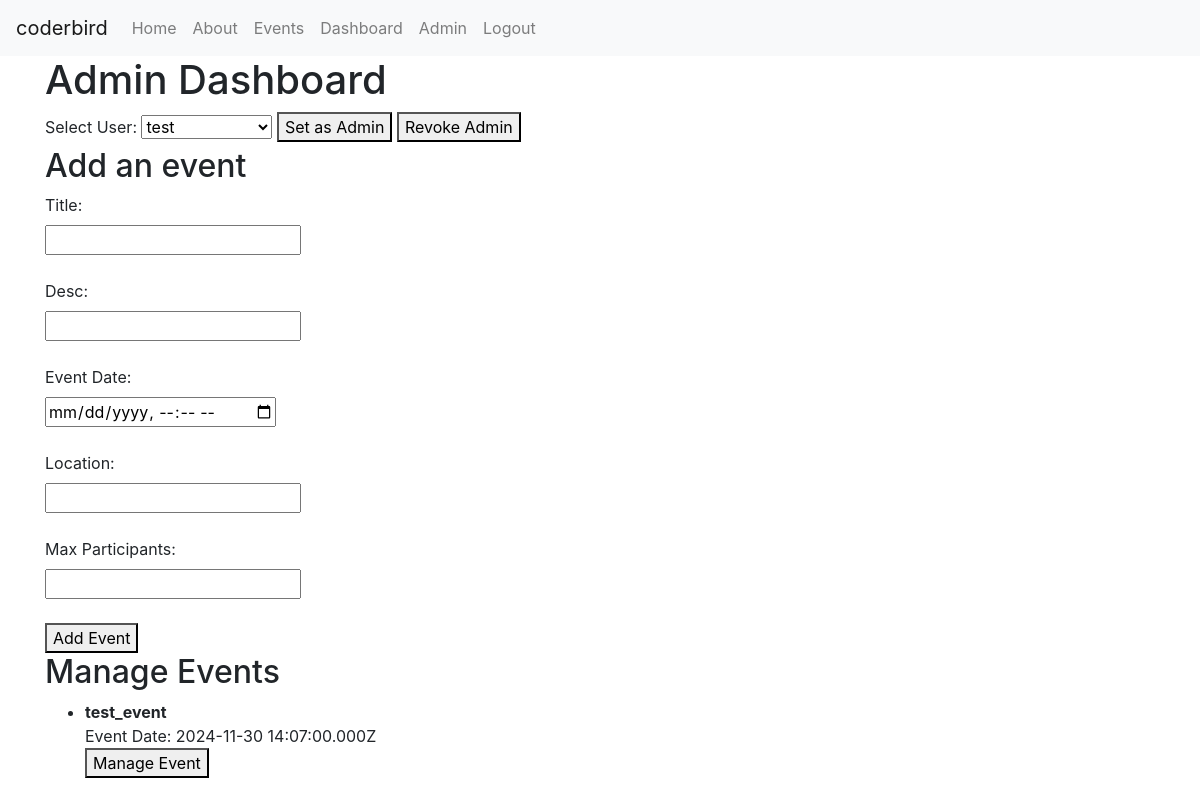
The page /admin (signed in) on the database as committed earlier.
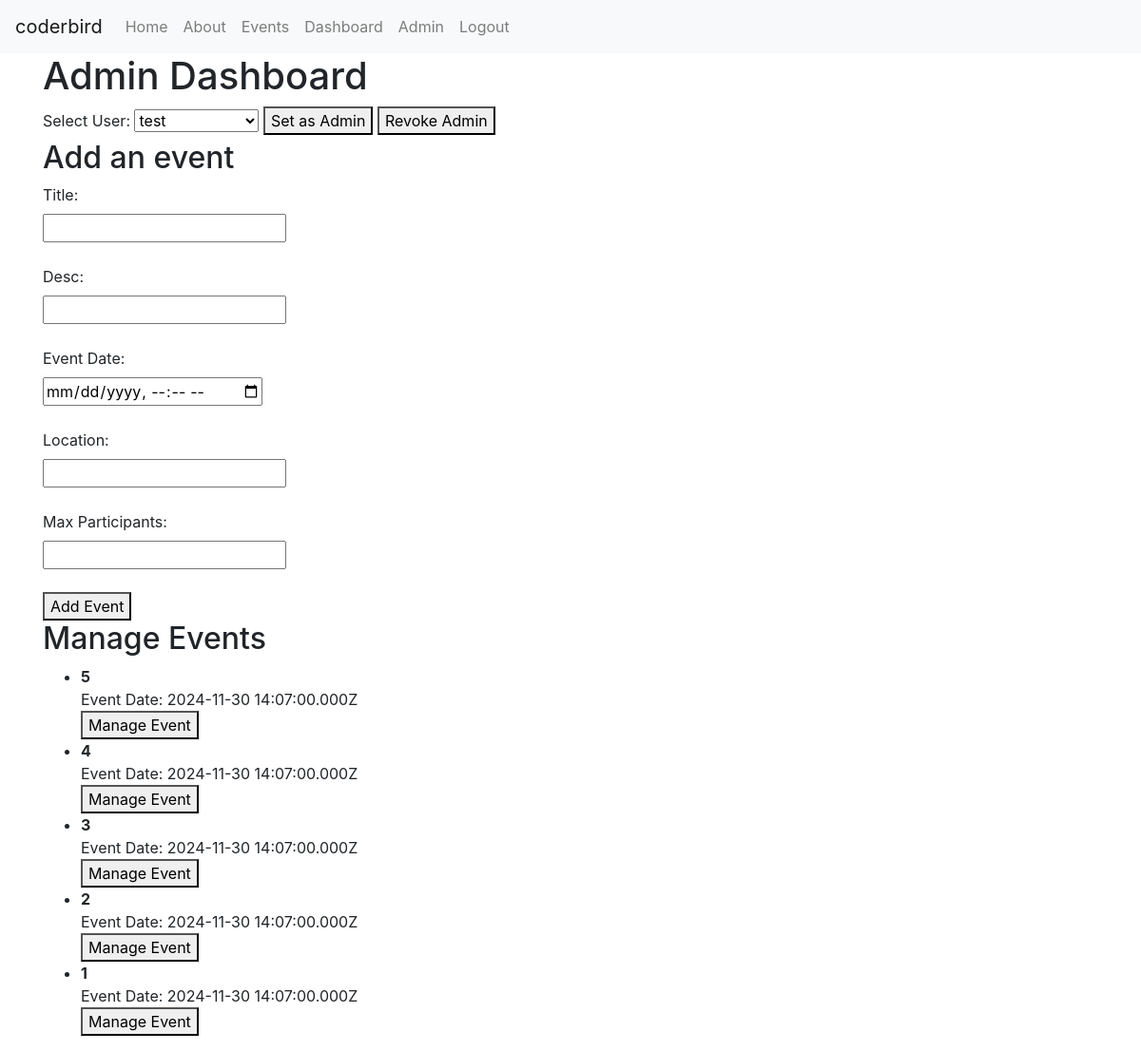
The same page on the database as committed later.
### tables this page shows
CREATE TABLE `events` (`created` TEXT DEFAULT (strftime('%Y-%m-%d %H:%M:%fZ')) NOT NULL, `desc` TEXT DEFAULT '' NOT NULL, `event_date` TEXT DEFAULT '' NOT NULL, `id` TEXT PRIMARY KEY DEFAULT ('r'||lower(hex(randomblob(7)))) NOT NULL, `location` TEXT DEFAULT '' NOT NULL, `max_participants` NUMERIC DEFAULT 0 NOT NULL, `title` TEXT DEFAULT '' NOT NULL, `updated` TEXT DEFAULT (strftime('%Y-%m-%d %H:%M:%fZ')) NOT NULL, "participants" NUMERIC DEFAULT 0 NOT NULL);

### main.py (the view, shortened to what this page needs)
@app.route('/admin', methods=['GET', 'POST'])
def admin():
    if not is_logged_in():
        flash('Access denied.', 'danger')
        return redirect(url_for('login'))
    if not is_admin():
        flash('Access denied.', 'danger')
        return redirect(url_for('home'))
    conn = get_db_connection()
    cursor = conn.cursor()
    cursor.execute('SELECT * FROM users')
    users = cursor.fetchall()
    cursor.execute('SELECT * FROM events')
    events = cursor.fetchall()
    close_db_connection(conn)
    return render_template('admin.html', users=users, events=events, is_logged_in=is_logged_in, is_admin=is_admin)

### main.py (called while the page is built)
def is_logged_in():
    return 'user_id' in session

def is_admin():
    if not is_logged_in():
        pass
    else:
        conn = get_db_connection()
        cursor = conn.cursor()
        cursor.execute('SELECT * FROM users WHERE email = ?', (session['email'],))
        user = cursor.fetchone()
        close_db_connection(conn)
        return user['admin']

def get_db_connection():
    conn = sqlite3.connect(r'pb_data\data.db')
    conn.row_factory = sqlite3.Row
    return conn

def close_db_connection(conn):
    conn.close()

### templates/admin.html
{% extends 'base.html' %}
{% block content %}
<h1>Admin Dashboard</h1>
<form method="POST">
    <label for="user">Select User:</label>
    <select name="user_id" id="user" required>
        {% for user in users %}
            <option value="{{ user.id }}">{{ user.username }}</option>
        {% endfor %}
    </select>
    <button type="submit" name="action" value="set_admin">Set as Admin</button>
    <button type="submit" name="action" value="revoke_admin">Revoke Admin</button>
</form>
<h2>Add an event</h2>
<form method="POST">
    <label for="title">Title:</label><br>
    <input type="text" id="title" name="title" required><br><br>
    <label for="desc">Desc:</label><br>
    <input type="text" id="desc" name="desc" required><br><br>
    <label for="eventDate">Event Date:</label><br>
    <input type="datetime-local" id="event_date" name="event_date" required><br><br>
    <label for="location">Location:</label><br>
    <input type="text" id="location" name="location" required><br><br>
    <label for="maxP">Max Participants:</label><br>
    <input type="number" id="max_p" name="max_p" required><br><br>
    <button type="submit" name="action" value="add_event">Add Event</button>
</form>
<h2>Manage Events</h1>
<ul>
    {% for event in events %}
        <li>
            <strong>{{ event['title'] }}</strong><br>
            Event Date: {{ event['event_date'] }}<br>
        </li>
        <form method="POST" action="{{ url_for('manage_event', event_id=event['id']) }}">
            <button type="submit">Manage Event</button>
        </form>
    {% endfor %}
</ul>
{% endblock %}

Rows that differ between the two databases and show on the page:
changed events (number 1 of 5 on the later page): title "test_event" → "5"
added events: title "4", event_date "2024-11-30 14:07:00.000Z"
added events: title "3", event_date "2024-11-30 14:07:00.000Z"
added events: title "2", event_date "2024-11-30 14:07:00.000Z"
added events: title "1", event_date "2024-11-30 14:07:00.000Z"
